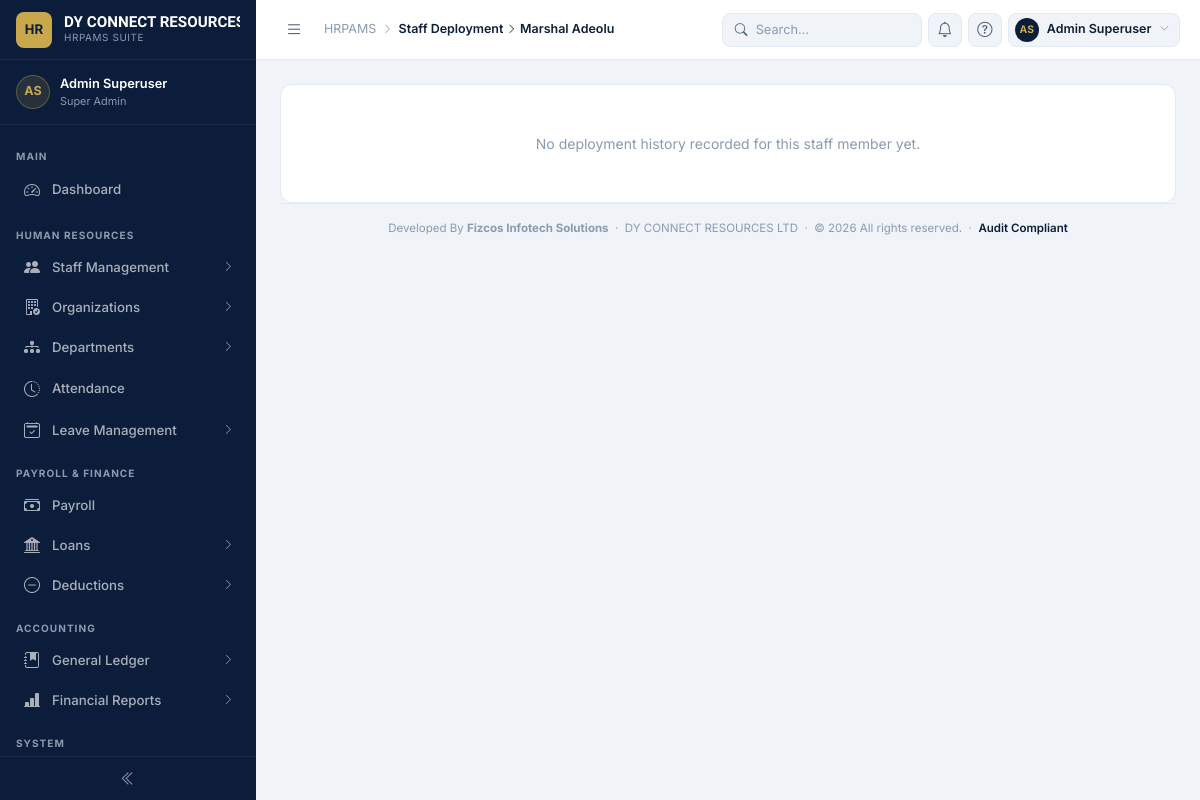
The page /organization/deployments/staff/2/history/ (signed in) on the database as committed earlier.
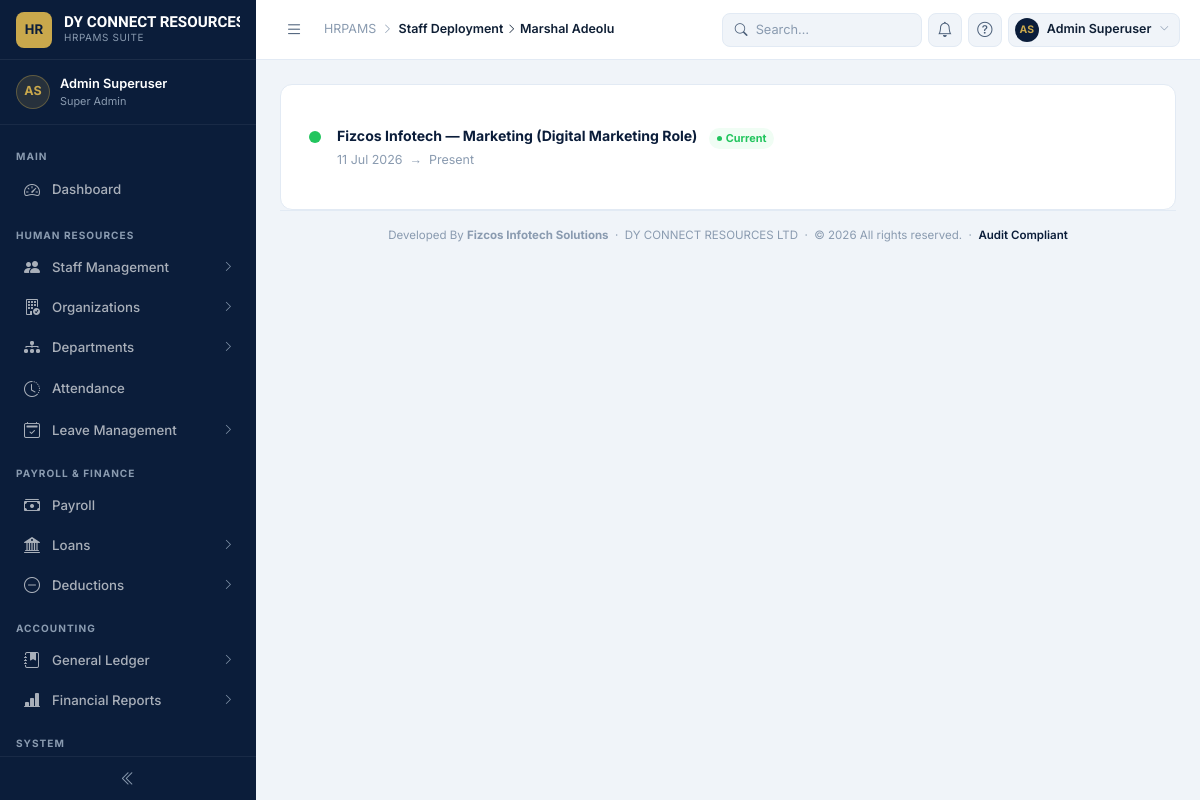
The same page on the database as committed later.
### organization/models.py (models this page shows, shortened)
class StaffDeployment(AuditableModel):
    staff = models.ForeignKey(
        "employees.Staff",
        on_delete=models.PROTECT,
        related_name="deployments",
    )
    company = models.ForeignKey(
        Company,
        on_delete=models.PROTECT,
        related_name="deployments",
    )
    department = models.ForeignKey(
        Department,
        on_delete=models.PROTECT,
        related_name="deployments",
    )
    designation = models.ForeignKey(
        StaffRole,
        on_delete=models.PROTECT,
        related_name="deployments",
    )
    start_date = models.DateField()
    end_date = models.DateField(blank=True, null=True)
    is_current = models.BooleanField(default=True)
    objects = StaffDeploymentManager()
    class Meta:
        ordering = ["-is_current", "-start_date"]
        indexes = [
            models.Index(fields=["staff", "is_current"]),
            models.Index(fields=["company", "is_current"]),
        ]
        constraints = [
            models.UniqueConstraint(
                fields=["staff"],
                condition=models.Q(is_current=True),
                name="unique_current_deployment_per_staff",
            )
        ]

class Company(AuditableModel):
    name = models.CharField(max_length=100, unique=True)
    code = models.CharField(
        max_length=20,
        unique=True,
        db_index=True,
        blank=True,
        help_text="Automatically generated if left blank (e.g. ORG0001).",
    )
    industry = models.CharField(max_length=100, blank=True)
    description = models.TextField(max_length=200, blank=True)
    address = models.CharField(
        max_length=255,
        blank=True,
        help_text="Physical address — shown as a staff member's deployment location.",
    )
    contact_person = models.CharField(max_length=150, blank=True)
    phone = models.CharField(max_length=20, blank=True)
    email = models.EmailField(blank=True)
    contract_start_date = models.DateField(null=True, blank=True)
    contract_end_date = models.DateField(null=True, blank=True)
    status = models.CharField(
        max_length=20,
        choices=OrganizationStatus.choices,
        default=OrganizationStatus.ACTIVE,
    )
    logo = models.ImageField(
        upload_to=company_logo_upload_path,
        blank=True,
        null=True,
        validators=[
            FileExtensionValidator(IMAGE_EXTENSIONS),
            validate_file_size,
        ],
        help_text="Displayed on printable reports and client-facing pages.",
    )
    notes = models.TextField(blank=True)
    slug = models.SlugField(null=True, blank=True, help_text="Do not enter anything here")
    class Meta:
        verbose_name = "Organization"
        verbose_name_plural = "Organizations"

class Department(AuditableModel):
    name = models.CharField(max_length=100, unique=True)
    description = models.TextField(max_length=200, blank=True)
    slug = models.SlugField(null=True, blank=True, help_text="Do not enter anything here")
    class Meta:
        verbose_name = "Department"
        verbose_name_plural = "Departments"

class StaffRole(AuditableModel):
    name = models.CharField(max_length=100, unique=True)
    description = models.TextField(max_length=200, blank=True)
    slug = models.SlugField(null=True, blank=True, help_text="Do not enter anything here")
    class Meta:
        verbose_name = "Employee Role"
        verbose_name_plural = "Employee Role"

### organization/views.py (the view)
class DeploymentHistoryView(LoginRequiredMixin, PermissionRequiredMixin, ListView):
    model = StaffDeployment
    template_name = "organization/deployment_history.html"
    context_object_name = "deployments"
    permission_required = "organization.view_staffdeployment"
    def get_queryset(self):
        self.staff = get_object_or_404(Staff, pk=self.kwargs["staff_id"])
        return StaffDeployment.objects.filter(staff=self.staff).order_by("-start_date")
    def get_context_data(self, **kwargs):
        context = super().get_context_data(**kwargs)
        context["staff"] = self.staff
        return context

### dashboard/context_processors.py (called while the page is built)
def corporate_identity(request):
    try:
        identity = CorporateIdentity.get_default()
    except Exception as exc:
        logger.warning(
            "Unable to load Corporate Identity: %s",
            exc,
        )
        identity = None
    return {
        "corporate_info": identity,
    }

### dashboard/models.py (called while the page is built)
    @classmethod
    def get_default(cls) -> "CorporateIdentity | None":
        return (
            cls.objects.filter(is_default=True).first()
            or cls.objects.first()
        )

### employees/models.py (called while the page is built)
    @property
    def full_name(self):
        return " ".join(
            filter(
                None,
                [
                    self.user.last_name,
                    self.user.first_name,
                    self.middle_name,
                ],
            )
        )

### organization/managers.py (called while the page is built)
    def with_related(self):
        return self.select_related(
            "staff",
            "staff__user",
            "staff__staff_rank",
            "company",
            "department",
            "designation",
        )

    def get_queryset(self):
        return super().get_queryset().with_related()

### organization/templates/organization/deployment_history.html (shortened to what this page needs)
{% extends "dashboard/base.html" %}
{% load static %}
{% block breadcrumb %}
  <a href="{% url 'organization:deployment-list' %}" style="color:inherit">Staff Deployment</a>
  <i class="bi bi-chevron-right"></i>
  <span class="bc-current">{{ staff.full_name }}</span>
{% endblock %}
{% block content %}
<div class="card">
  <div style="padding:24px 28px">
    {% for d in deployments %}
    <div class="history-item {% if d.is_current %}is-current{% endif %}">
      <div class="history-marker"></div>
      <div>
        <div class="history-title">
          {{ d.company.name }} — {{ d.department.name }} ({{ d.designation.name }})
          {% if d.is_current %}
            <span class="pill active" style="margin-left:8px">Current</span>
          {% endif %}
        </div>
        <div class="history-meta">
          {{ d.start_date|date:"d M Y" }}
          {% if d.end_date %} &nbsp;→&nbsp; {{ d.end_date|date:"d M Y" }}{% else %} &nbsp;→&nbsp; Present{% endif %}
        </div>
      </div>
    </div>
    {% empty %}
    <p style="color:var(--text-muted);text-align:center;padding:24px 0">
      No deployment history recorded for this staff member yet.
    </p>
    {% endfor %}
  </div>
</div>
{% endblock %}

Rows that differ between the two databases and show on the page:
added StaffDeployment: company.name "Fizcos Infotech", department.name "Marketing", designation.name "Digital Marketing Role", is_current "Current", start_date "11 Jul 2026", shows "→ Present"
Other text that changed with them:
text no longer shown: "No deployment history recorded for this staff member yet."
